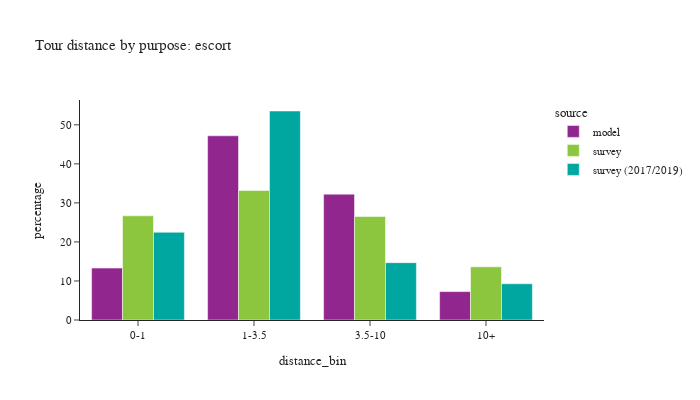

The cell this chart's notebook holds for it:
### Code cell
plot_bins(tour, tour['pdpurp'] == 3, 'escort')

### Figure 1 — Plotly figure (JSON) as saved in the notebook; plotly's stock layout.template omitted (floating-point values rounded to 4 significant figures)
{"data": [{"alignmentgroup": "True", "customdata": [[86302], [306236], [209190], [47236]], "hovertemplate": "source=model<br>distance_bin=%{x}<br>percentage=%{y}<br>sample count=%{customdata[0]}<extra></extra>", "legendgroup": "model", "marker": {"color": "#91268F", "pattern": {"shape": ""}}, "name": "model", "offsetgroup": "model", "orientation": "v", "showlegend": true, "textposition": "auto", "type": "bar", "x": ["0-1", "1-3.5", "3.5-10", "10+"], "xaxis": "x", "y": [13.3, 47.19, 32.23, 7.279], "yaxis": "y"}, {"alignmentgroup": "True", "customdata": [[200], [315], [178], [81]], "hovertemplate": "source=survey<br>distance_bin=%{x}<br>percentage=%{y}<br>sample count=%{customdata[0]}<extra></extra>", "legendgroup": "survey", "marker": {"color": "#8CC63E", "pattern": {"shape": ""}}, "name": "survey", "offsetgroup": "survey", "orientation": "v", "showlegend": true, "textposition": "auto", "type": "bar", "x": ["0-1", "1-3.5", "3.5-10", "10+"], "xaxis": "x", "y": [26.69, 33.18, 26.51, 13.62], "yaxis": "y"}, {"alignmentgroup": "True", "customdata": [[409], [622], [263], [100]], "hovertemplate": "source=survey (2017/2019)<br>distance_bin=%{x}<br>percentage=%{y}<br>sample count=%{customdata[0]}<extra></extra>", "legendgroup": "survey (2017/2019)", "marker": {"color": "#00A7A0", "pattern": {"shape": ""}}, "name": "survey (2017/2019)", "offsetgroup": "survey (2017/2019)", "orientation": "v", "showlegend": true, "textposition": "auto", "type": "bar", "x": ["0-1", "1-3.5", "3.5-10", "10+"], "xaxis": "x", "y": [22.47, 53.54, 14.69, 9.295], "yaxis": "y"}], "layout": {"barmode": "group", "font": {"size": 11}, "height": 400, "legend": {"title": {"text": "source"}, "tracegroupgap": 0}, "title": {"text": "Tour distance by purpose: escort"}, "width": 700, "xaxis": {"anchor": "y", "domain": [0.0, 1.0], "title": {"text": "distance_bin"}}, "yaxis": {"anchor": "x", "domain": [0.0, 1.0], "title": {"text": "percentage"}}}}
